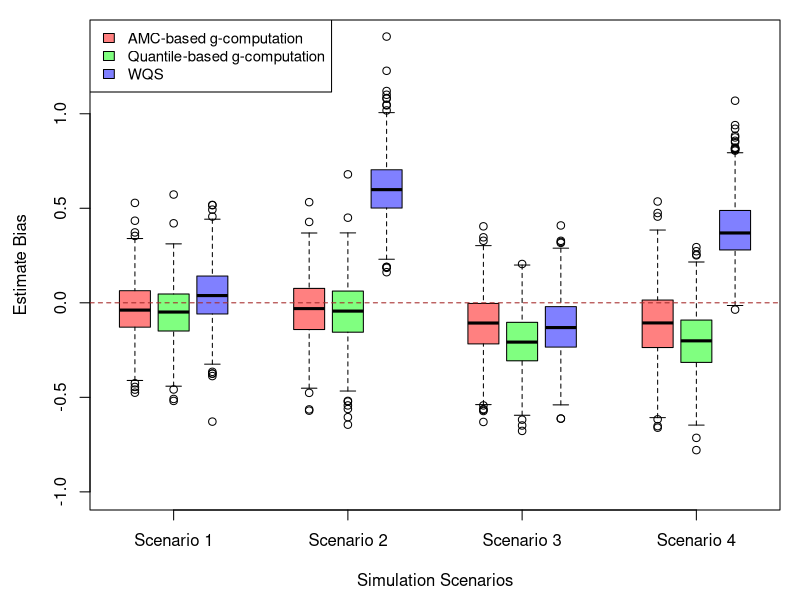

This figure's R source:
# figure 1
scenario1 <- read.csv("scenario1.csv",
                         header = TRUE)[,-1]
scenario1 <- scenario1 - 1 # the ground truth of joint mixture effect is 1
scenario2 <- read.csv("scenario2.csv",
                          header = TRUE)[,-1]
scenario2 <- scenario2 - 1
scenario3 <- read.csv("scenario3.csv",
                          header = TRUE)[,-1]
scenario3 <- scenario3 - 1
scenario4 <- read.csv("scenario4.csv",
                           header = TRUE)[,-1]
scenario4 <- scenario4 - 1


DF <- data.frame(
  x = c(c(scenario1$amc, scenario1$gcomp, scenario1$wqs), 
        c(scenario2$amc, scenario2$gcomp, scenario2$wqs),
        c(scenario3$amc, scenario3$gcomp, scenario3$wqs),
        c(scenario4$amc, scenario4$gcomp, scenario4$wqs)),
  y = rep(c("scenario1", "scenario2", "scenario3", "scenario4"), each = 3000),
  z = rep(rep(c("amc", "gcomp", "wqs"), each=1000), 4),
  stringsAsFactors = FALSE
)

par(mar = c(4.5, 4.5, 1, 1))
cols <- rainbow(3, s = 0.5)
boxplot(x ~ z + y, data = DF,
        at = c(1:3, 5.5:7.5, 10:12, 14.5:16.5), col = cols, xaxt = "n",
        ylab = "Estimate Bias",  ylim = c(-1, 1.4), xlab = "Simulation Scenarios")
axis(side = 1, at = c(2,6.5, 11, 15.5), labels = c("Scenario 1", "Scenario 2", "Scenario 3", "Scenario 4"))
legend("topleft", fill = cols, legend = c("AMC-based g-computation", "Quantile-based g-computation", "WQS"), horiz = F, cex = 0.9)
abline(h=0, col="brown", lty=2)
